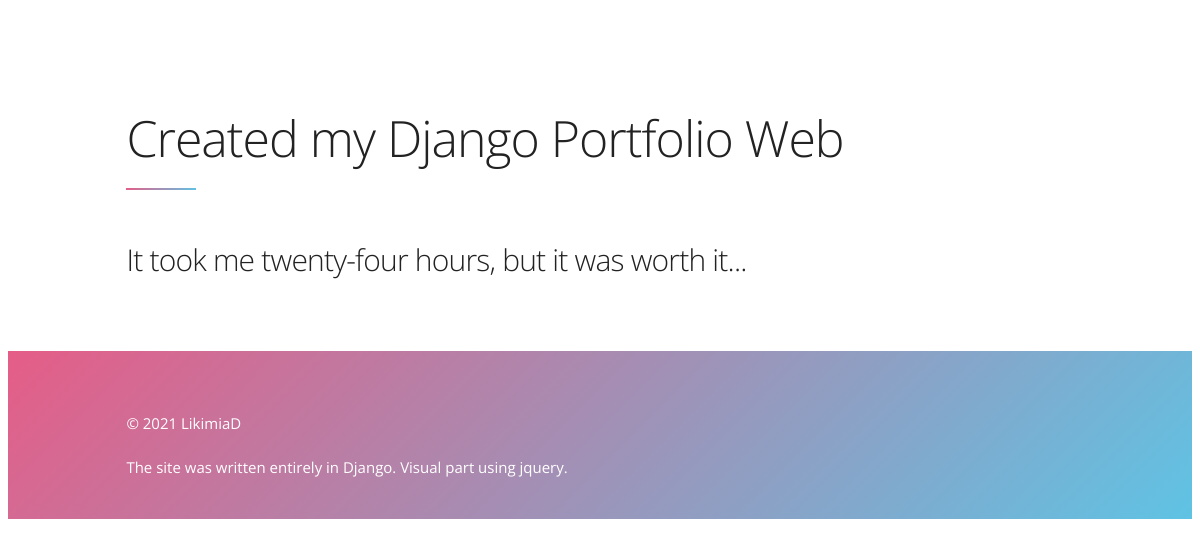
Page /blog/3/ on the committed database.
### blog/models.py (models this page shows)
class Blogs(models.Model):
    title = models.CharField(max_length=100)
    small_desription = models.CharField(max_length=200)
    full_desription = models.CharField(max_length=1000, default='')
    date = models.DateField(default=date.today)

### blog/views.py (the view)
# urls.py: path('<int:blog_id>/', views.detail, name = 'detail'),
def detail(request, blog_id):
    blog = get_object_or_404(Blogs, pk = blog_id)
    return render(request, 'blog/detail.html', {'id' : blog})

### blog/templates/blog/detail.html (shortened to what this page needs)
{% load static %}
<!DOCTYPE html>
<html lang="en">
<head>
    <link rel="stylesheet" href="{% static 'css/web_design.css' %}"/>
    </head>
<body>
  <section id="about">
    <div class="container">
      <div class="row">
          <h1>{{id.title}}</h1>
            <div class="block"></div>
            <h4>{{id.full_desription}}</h4>
      </div>
  </section>
  <footer>
    <div class="container">
      <div class="nine columns">
        <p>© 2021 LikimiaD</p>
        <p>The site was written entirely in Django. Visual part using jquery.</p>
      </div>
    </div>
  </footer>
</body>
</html>

### static/css/web_design.css (style rules this page uses)
html { font-size: 62.5%; }
body { font-size: 1.5em; line-height: 1.6; font-weight: 400; font-family: 'Open Sans', Helvetica, Arial, sans-serif; color: #222; }
.container { position: relative; width: 100%; max-width: 960px; margin: 0 auto; padding: 0 20px; box-sizing: border-box; }
.column, .columns { width: 100%; float: left; box-sizing: border-box; }
@media (min-width: 400px) { .container { width: 85%; padding: 0; } }
@media (min-width: 550px) { .container { width: 80%; } }
@media (min-width: 550px) { .column, .columns { margin-left: 4%; } }
@media (min-width: 550px) { .column:first-child, .columns:first-child { margin-left: 0; } }
@media (min-width: 550px) { .nine.columns { width: 74.0%; } }
h1, h2, h3, h4, h5, h6 { margin-top: 0; margin-bottom: 2rem; font-weight: 300; }
h1 { font-size: 4.0rem; line-height: 1.2; letter-spacing: -.1rem; }
h4 { font-size: 2.4rem; line-height: 1.35; letter-spacing: -.08rem; }
@media (min-width: 550px) { h1 { font-size: 5.0rem; } }
@media (min-width: 550px) { h4 { font-size: 3.0rem; } }
p { margin-top: 0; }
#about { padding: 100px 0 50px 0; }
footer { min-height: 120px; padding: 40px 0 40px 0; background: #e55d87; background: -moz-linear-gradient(-45deg, #e55d87 0%, #5fc3e4 100%); background: -webkit-linear-gradient(-45deg, #e55d87 0%, #5fc3e4 100%); background: linear-gradient(135deg, #e55d87 0%, #5fc3e4 100%); filter: progid:DXImageTransform.Microsoft.gradient( startColorstr='#e55d87', endColorstr='#5fc3e4', GradientType=1 ); box-sizing: border-box; }
footer p { color: #FFFFFF; margin: 20px 0 0 0; }
pre, blockquote, dl, figure, table, p, ul, ol, form { margin-bottom: 2.5rem; }
.container:after, .row:after, .u-cf { content: ""; display: table; clear: both; }
.block { width: 70px; height: 2px; background: #e55d87; background: -moz-linear-gradient(-45deg, #e55d87 0%, #5fc3e4 100%); background: -webkit-linear-gradient(-45deg, #e55d87 0%, #5fc3e4 100%); background: linear-gradient(135deg, #e55d87 0%, #5fc3e4 100%); margin-bottom: 50px; }

### rows in the picture
Blogs: title "Created my Django Portfolio Web", full_desription "It took me twenty-four hours, but it was worth it..."
